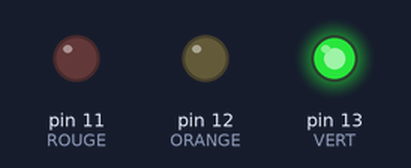
Bench run of a sketch on a simulated Arduino Uno, built with avr-gcc and run on an emulated ATmega328P. On the bench: output pins drawn as LEDs (lit = HIGH).

Above: at 0.5 s.
At 1.5 s:
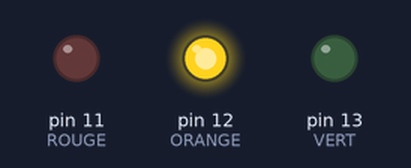
At 5.5 s:
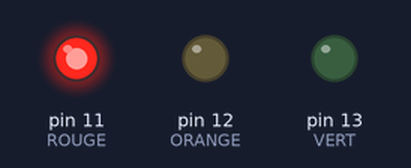
Timing chart, 0 to 6.9 s (numbered marks = the images above):
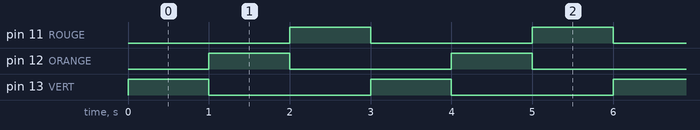

Measured:
- by itself, pin 11 (ROUGE), pin 12 (ORANGE), pin 13 (VERT): alternates HIGH for 1.0 s and LOW for 2.0 s
- by itself, everything shown: repeats every 3.0 s, in 3 steps

The sketch:

FeuxTricolores.ino
```cpp
// Programme Clignote
// Allume la LED pendant 1 seconde, puis l'eteint 1 seconde, et recommence.
// Ce qui commence par // est un commentaire, l'Arduino ne l'execute pas

int ROUGE = 11;
int ORANGE= 12;
int VERT = 13;

long dernierTemps = 0;
long periode = 1000;
int ledOn = 0;

// Cette partie n'est faite qu'une fois quand on appuie sur le bouton RESET de l'Arduino
void setup () {
  pinMode (ROUGE, OUTPUT);
  pinMode (ORANGE, OUTPUT);
  pinMode (VERT, OUTPUT);
}

// Cette partie est faite en boucle tant que l'on n'arrete pas l'arduino

void loop() {


  //unsigned long maintenant = millis();
  //if(maintenant - dernierTemps > periode) {
  //  dernierTemps = maintenant;
  //  ledOn = (ledOn + 1) % 3;
    digitalWrite(ROUGE,  LOW); // 0==ledOn);
    digitalWrite(ORANGE, LOW); // 1==ledOn);
    digitalWrite(VERT, HIGH); //2==ledOn);
  //}

  delay(1000);

    digitalWrite(ROUGE,  LOW); // 0==ledOn);
    digitalWrite(VERT, LOW); //2==ledOn);
    digitalWrite(ORANGE, HIGH); // 1==ledOn);

  delay(1000);

    digitalWrite(ORANGE, LOW); // 1==ledOn);
    digitalWrite(VERT, LOW); //2==ledOn);
    digitalWrite(ROUGE,  HIGH); // 0==ledOn);

  delay(1000);

}
```

LED.ino
```cpp
// Sur la plupart des Arduino il y une LED sur la carte connectée au Pin 13.
// On va donner un nom au pin, ça sera plus partique:

void prepareLED (int pin ) {
  pinMode (pin, OUTPUT);
}
```
